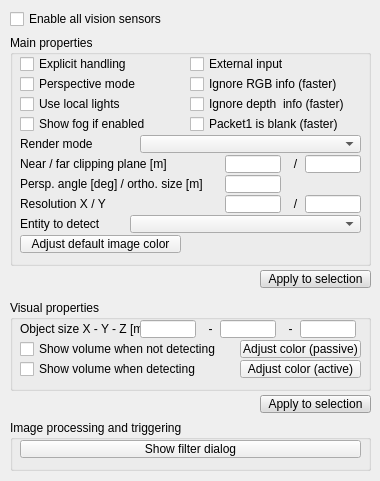
<?xml version="1.0" encoding="UTF-8"?>
<ui version="4.0">
 <class>CQDlgVisionSensors</class>
 <widget class="QDialog" name="CQDlgVisionSensors">
  <property name="geometry">
   <rect>
    <x>0</x>
    <y>0</y>
    <width>380</width>
    <height>481</height>
   </rect>
  </property>
  <property name="windowTitle">
   <string>Vision Sensor Properties</string>
  </property>
  <property name="locale">
   <locale language="English" country="UnitedStates"/>
  </property>
  <widget class="QCheckBox" name="qqEnabled">
   <property name="geometry">
    <rect>
     <x>10</x>
     <y>10</y>
     <width>201</width>
     <height>18</height>
    </rect>
   </property>
   <property name="focusPolicy">
    <enum>Qt::StrongFocus</enum>
   </property>
   <property name="text">
    <string>Enable all vision sensors</string>
   </property>
  </widget>
  <widget class="QGroupBox" name="groupBox">
   <property name="geometry">
    <rect>
     <x>10</x>
     <y>35</y>
     <width>361</width>
     <height>231</height>
    </rect>
   </property>
   <property name="title">
    <string>Main properties</string>
   </property>
   <property name="flat">
    <bool>false</bool>
   </property>
   <widget class="QCheckBox" name="qqExplicitHandling">
    <property name="geometry">
     <rect>
      <x>10</x>
      <y>20</y>
      <width>171</width>
      <height>18</height>
     </rect>
    </property>
    <property name="focusPolicy">
     <enum>Qt::StrongFocus</enum>
    </property>
    <property name="text">
     <string>Explicit handling</string>
    </property>
   </widget>
   <widget class="QCheckBox" name="qqExternalInput">
    <property name="geometry">
     <rect>
      <x>180</x>
      <y>20</y>
      <width>171</width>
      <height>18</height>
     </rect>
    </property>
    <property name="focusPolicy">
     <enum>Qt::StrongFocus</enum>
    </property>
    <property name="text">
     <string>External input</string>
    </property>
   </widget>
   <widget class="QCheckBox" name="qqPerspective">
    <property name="geometry">
     <rect>
      <x>10</x>
      <y>40</y>
      <width>171</width>
      <height>18</height>
     </rect>
    </property>
    <property name="focusPolicy">
     <enum>Qt::StrongFocus</enum>
    </property>
    <property name="text">
     <string>Perspective mode</string>
    </property>
   </widget>
   <widget class="QCheckBox" name="qqLocalLights">
    <property name="geometry">
     <rect>
      <x>10</x>
      <y>60</y>
      <width>151</width>
      <height>18</height>
     </rect>
    </property>
    <property name="focusPolicy">
     <enum>Qt::StrongFocus</enum>
    </property>
    <property name="text">
     <string>Use local lights</string>
    </property>
   </widget>
   <widget class="QCheckBox" name="qqShowFog">
    <property name="geometry">
     <rect>
      <x>10</x>
      <y>80</y>
      <width>161</width>
      <height>18</height>
     </rect>
    </property>
    <property name="focusPolicy">
     <enum>Qt::StrongFocus</enum>
    </property>
    <property name="text">
     <string>Show fog if enabled</string>
    </property>
   </widget>
   <widget class="QLabel" name="label">
    <property name="geometry">
     <rect>
      <x>10</x>
      <y>120</y>
      <width>151</width>
      <height>18</height>
     </rect>
    </property>
    <property name="text">
     <string>Near / far clipping plane [m]</string>
    </property>
   </widget>
   <widget class="QLineEdit" name="qqNearPlane">
    <property name="geometry">
     <rect>
      <x>215</x>
      <y>120</y>
      <width>56</width>
      <height>18</height>
     </rect>
    </property>
   </widget>
   <widget class="QLineEdit" name="qqFarPlane">
    <property name="geometry">
     <rect>
      <x>295</x>
      <y>120</y>
      <width>56</width>
      <height>18</height>
     </rect>
    </property>
   </widget>
   <widget class="QLabel" name="label_2">
    <property name="geometry">
     <rect>
      <x>275</x>
      <y>120</y>
      <width>21</width>
      <height>18</height>
     </rect>
    </property>
    <property name="text">
     <string>/</string>
    </property>
    <property name="alignment">
     <set>Qt::AlignCenter</set>
    </property>
   </widget>
   <widget class="QLineEdit" name="qqPerspectiveAngleOrOrthographicSize">
    <property name="geometry">
     <rect>
      <x>215</x>
      <y>140</y>
      <width>56</width>
      <height>18</height>
     </rect>
    </property>
   </widget>
   <widget class="QLabel" name="label_3">
    <property name="geometry">
     <rect>
      <x>10</x>
      <y>140</y>
      <width>201</width>
      <height>18</height>
     </rect>
    </property>
    <property name="text">
     <string>Persp. angle [deg] / ortho. size [m]</string>
    </property>
   </widget>
   <widget class="QLineEdit" name="qqResX">
    <property name="geometry">
     <rect>
      <x>215</x>
      <y>160</y>
      <width>56</width>
      <height>18</height>
     </rect>
    </property>
   </widget>
   <widget class="QLabel" name="label_4">
    <property name="geometry">
     <rect>
      <x>275</x>
      <y>160</y>
      <width>21</width>
      <height>18</height>
     </rect>
    </property>
    <property name="text">
     <string>/</string>
    </property>
    <property name="alignment">
     <set>Qt::AlignCenter</set>
    </property>
   </widget>
   <widget class="QLineEdit" name="qqResY">
    <property name="geometry">
     <rect>
      <x>295</x>
      <y>160</y>
      <width>56</width>
      <height>18</height>
     </rect>
    </property>
   </widget>
   <widget class="QLabel" name="label_5">
    <property name="geometry">
     <rect>
      <x>10</x>
      <y>160</y>
      <width>151</width>
      <height>18</height>
     </rect>
    </property>
    <property name="text">
     <string>Resolution X / Y</string>
    </property>
   </widget>
   <widget class="QToolButton" name="qqAdjustImageColor">
    <property name="geometry">
     <rect>
      <x>10</x>
      <y>200</y>
      <width>161</width>
      <height>18</height>
     </rect>
    </property>
    <property name="focusPolicy">
     <enum>Qt::StrongFocus</enum>
    </property>
    <property name="text">
     <string>Adjust default image color</string>
    </property>
   </widget>
   <widget class="QCheckBox" name="qqIgnoreRGB">
    <property name="geometry">
     <rect>
      <x>180</x>
      <y>40</y>
      <width>171</width>
      <height>18</height>
     </rect>
    </property>
    <property name="focusPolicy">
     <enum>Qt::StrongFocus</enum>
    </property>
    <property name="text">
     <string>Ignore RGB info (faster)</string>
    </property>
   </widget>
   <widget class="QCheckBox" name="qqIgnoreDepth">
    <property name="geometry">
     <rect>
      <x>180</x>
      <y>60</y>
      <width>171</width>
      <height>18</height>
     </rect>
    </property>
    <property name="focusPolicy">
     <enum>Qt::StrongFocus</enum>
    </property>
    <property name="text">
     <string>Ignore depth  info (faster)</string>
    </property>
   </widget>
   <widget class="QCheckBox" name="qqIgnorePacket1">
    <property name="geometry">
     <rect>
      <x>180</x>
      <y>80</y>
      <width>171</width>
      <height>18</height>
     </rect>
    </property>
    <property name="focusPolicy">
     <enum>Qt::StrongFocus</enum>
    </property>
    <property name="text">
     <string>Packet1 is blank (faster)</string>
    </property>
   </widget>
   <widget class="QLabel" name="label_9">
    <property name="geometry">
     <rect>
      <x>10</x>
      <y>100</y>
      <width>91</width>
      <height>18</height>
     </rect>
    </property>
    <property name="text">
     <string>Render mode</string>
    </property>
   </widget>
   <widget class="QComboBox" name="qqRenderModeCombo">
    <property name="geometry">
     <rect>
      <x>130</x>
      <y>100</y>
      <width>221</width>
      <height>18</height>
     </rect>
    </property>
   </widget>
   <widget class="QComboBox" name="qqEntityCombo">
    <property name="geometry">
     <rect>
      <x>120</x>
      <y>180</y>
      <width>231</width>
      <height>18</height>
     </rect>
    </property>
   </widget>
   <widget class="QLabel" name="label_10">
    <property name="geometry">
     <rect>
      <x>10</x>
      <y>180</y>
      <width>101</width>
      <height>18</height>
     </rect>
    </property>
    <property name="text">
     <string>Entity to detect</string>
    </property>
   </widget>
  </widget>
  <widget class="QGroupBox" name="groupBox_3">
   <property name="geometry">
    <rect>
     <x>10</x>
     <y>420</y>
     <width>361</width>
     <height>51</height>
    </rect>
   </property>
   <property name="title">
    <string>Image processing and triggering</string>
   </property>
   <property name="flat">
    <bool>false</bool>
   </property>
   <widget class="QToolButton" name="qqAdjustFilters">
    <property name="geometry">
     <rect>
      <x>10</x>
      <y>20</y>
      <width>341</width>
      <height>18</height>
     </rect>
    </property>
    <property name="focusPolicy">
     <enum>Qt::StrongFocus</enum>
    </property>
    <property name="text">
     <string>Show filter dialog</string>
    </property>
    <property name="checkable">
     <bool>true</bool>
    </property>
   </widget>
  </widget>
  <widget class="QGroupBox" name="groupBox_4">
   <property name="geometry">
    <rect>
     <x>10</x>
     <y>300</y>
     <width>361</width>
     <height>91</height>
    </rect>
   </property>
   <property name="title">
    <string>Visual properties</string>
   </property>
   <property name="flat">
    <bool>false</bool>
   </property>
   <widget class="QToolButton" name="qqCasingColorPassive">
    <property name="geometry">
     <rect>
      <x>230</x>
      <y>40</y>
      <width>121</width>
      <height>18</height>
     </rect>
    </property>
    <property name="focusPolicy">
     <enum>Qt::StrongFocus</enum>
    </property>
    <property name="text">
     <string>Adjust color (passive)</string>
    </property>
   </widget>
   <widget class="QToolButton" name="qqCasingColorActive">
    <property name="geometry">
     <rect>
      <x>230</x>
      <y>60</y>
      <width>121</width>
      <height>18</height>
     </rect>
    </property>
    <property name="focusPolicy">
     <enum>Qt::StrongFocus</enum>
    </property>
    <property name="text">
     <string>Adjust color (active)</string>
    </property>
   </widget>
   <widget class="QCheckBox" name="qqShowDetecting">
    <property name="geometry">
     <rect>
      <x>10</x>
      <y>60</y>
      <width>211</width>
      <height>18</height>
     </rect>
    </property>
    <property name="focusPolicy">
     <enum>Qt::StrongFocus</enum>
    </property>
    <property name="text">
     <string>Show volume when detecting</string>
    </property>
   </widget>
   <widget class="QCheckBox" name="qqShowNotDetecting">
    <property name="geometry">
     <rect>
      <x>10</x>
      <y>40</y>
      <width>211</width>
      <height>18</height>
     </rect>
    </property>
    <property name="focusPolicy">
     <enum>Qt::StrongFocus</enum>
    </property>
    <property name="text">
     <string>Show volume when not detecting</string>
    </property>
   </widget>
   <widget class="QLineEdit" name="qqSizeZ">
    <property name="geometry">
     <rect>
      <x>290</x>
      <y>20</y>
      <width>56</width>
      <height>18</height>
     </rect>
    </property>
   </widget>
   <widget class="QLineEdit" name="qqSizeY">
    <property name="geometry">
     <rect>
      <x>210</x>
      <y>20</y>
      <width>56</width>
      <height>18</height>
     </rect>
    </property>
   </widget>
   <widget class="QLabel" name="label_8">
    <property name="geometry">
     <rect>
      <x>190</x>
      <y>20</y>
      <width>21</width>
      <height>18</height>
     </rect>
    </property>
    <property name="text">
     <string>-</string>
    </property>
    <property name="alignment">
     <set>Qt::AlignCenter</set>
    </property>
   </widget>
   <widget class="QLabel" name="label_6">
    <property name="geometry">
     <rect>
      <x>10</x>
      <y>20</y>
      <width>121</width>
      <height>18</height>
     </rect>
    </property>
    <property name="text">
     <string>Object size X - Y - Z [m]</string>
    </property>
   </widget>
   <widget class="QLineEdit" name="qqSizeX">
    <property name="geometry">
     <rect>
      <x>130</x>
      <y>20</y>
      <width>56</width>
      <height>18</height>
     </rect>
    </property>
   </widget>
   <widget class="QLabel" name="label_7">
    <property name="geometry">
     <rect>
      <x>270</x>
      <y>20</y>
      <width>21</width>
      <height>18</height>
     </rect>
    </property>
    <property name="text">
     <string>-</string>
    </property>
    <property name="alignment">
     <set>Qt::AlignCenter</set>
    </property>
   </widget>
  </widget>
  <widget class="QToolButton" name="qqApplyMainProperties">
   <property name="geometry">
    <rect>
     <x>260</x>
     <y>270</y>
     <width>111</width>
     <height>18</height>
    </rect>
   </property>
   <property name="palette">
    <palette>
     <active>
      <colorrole role="WindowText">
       <brush brushstyle="SolidPattern">
        <color alpha="255">
         <red>0</red>
         <green>0</green>
         <blue>0</blue>
        </color>
       </brush>
      </colorrole>
      <colorrole role="Button">
       <brush brushstyle="SolidPattern">
        <color alpha="255">
         <red>220</red>
         <green>220</green>
         <blue>220</blue>
        </color>
       </brush>
      </colorrole>
      <colorrole role="Light">
       <brush brushstyle="SolidPattern">
        <color alpha="255">
         <red>255</red>
         <green>255</green>
         <blue>255</blue>
        </color>
       </brush>
      </colorrole>
      <colorrole role="Midlight">
       <brush brushstyle="SolidPattern">
        <color alpha="255">
         <red>237</red>
         <green>237</green>
         <blue>237</blue>
        </color>
       </brush>
      </colorrole>
      <colorrole role="Dark">
       <brush brushstyle="SolidPattern">
        <color alpha="255">
         <red>110</red>
         <green>110</green>
         <blue>110</blue>
        </color>
       </brush>
      </colorrole>
      <colorrole role="Mid">
       <brush brushstyle="SolidPattern">
        <color alpha="255">
         <red>147</red>
         <green>147</green>
         <blue>147</blue>
        </color>
       </brush>
      </colorrole>
      <colorrole role="Text">
       <brush brushstyle="SolidPattern">
        <color alpha="255">
         <red>0</red>
         <green>0</green>
         <blue>0</blue>
        </color>
       </brush>
      </colorrole>
      <colorrole role="BrightText">
       <brush brushstyle="SolidPattern">
        <color alpha="255">
         <red>255</red>
         <green>255</green>
         <blue>255</blue>
        </color>
       </brush>
      </colorrole>
      <colorrole role="ButtonText">
       <brush brushstyle="SolidPattern">
        <color alpha="255">
         <red>0</red>
         <green>0</green>
         <blue>0</blue>
        </color>
       </brush>
      </colorrole>
      <colorrole role="Base">
       <brush brushstyle="SolidPattern">
        <color alpha="255">
         <red>255</red>
         <green>255</green>
         <blue>255</blue>
        </color>
       </brush>
      </colorrole>
      <colorrole role="Window">
       <brush brushstyle="SolidPattern">
        <color alpha="255">
         <red>220</red>
         <green>220</green>
         <blue>220</blue>
        </color>
       </brush>
      </colorrole>
      <colorrole role="Shadow">
       <brush brushstyle="SolidPattern">
        <color alpha="255">
         <red>0</red>
         <green>0</green>
         <blue>0</blue>
        </color>
       </brush>
      </colorrole>
      <colorrole role="AlternateBase">
       <brush brushstyle="SolidPattern">
        <color alpha="255">
         <red>237</red>
         <green>237</green>
         <blue>237</blue>
        </color>
       </brush>
      </colorrole>
      <colorrole role="ToolTipBase">
       <brush brushstyle="SolidPattern">
        <color alpha="255">
         <red>255</red>
         <green>255</green>
         <blue>220</blue>
        </color>
       </brush>
      </colorrole>
      <colorrole role="ToolTipText">
       <brush brushstyle="SolidPattern">
        <color alpha="255">
         <red>0</red>
         <green>0</green>
         <blue>0</blue>
        </color>
       </brush>
      </colorrole>
     </active>
     <inactive>
      <colorrole role="WindowText">
       <brush brushstyle="SolidPattern">
        <color alpha="255">
         <red>0</red>
         <green>0</green>
         <blue>0</blue>
        </color>
       </brush>
      </colorrole>
      <colorrole role="Button">
       <brush brushstyle="SolidPattern">
        <color alpha="255">
         <red>220</red>
         <green>220</green>
         <blue>220</blue>
        </color>
       </brush>
      </colorrole>
      <colorrole role="Light">
       <brush brushstyle="SolidPattern">
        <color alpha="255">
         <red>255</red>
         <green>255</green>
         <blue>255</blue>
        </color>
       </brush>
      </colorrole>
      <colorrole role="Midlight">
       <brush brushstyle="SolidPattern">
        <color alpha="255">
         <red>237</red>
         <green>237</green>
         <blue>237</blue>
        </color>
       </brush>
      </colorrole>
      <colorrole role="Dark">
       <brush brushstyle="SolidPattern">
        <color alpha="255">
         <red>110</red>
         <green>110</green>
         <blue>110</blue>
        </color>
       </brush>
      </colorrole>
      <colorrole role="Mid">
       <brush brushstyle="SolidPattern">
        <color alpha="255">
         <red>147</red>
         <green>147</green>
         <blue>147</blue>
        </color>
       </brush>
      </colorrole>
      <colorrole role="Text">
       <brush brushstyle="SolidPattern">
        <color alpha="255">
         <red>0</red>
         <green>0</green>
         <blue>0</blue>
        </color>
       </brush>
      </colorrole>
      <colorrole role="BrightText">
       <brush brushstyle="SolidPattern">
        <color alpha="255">
         <red>255</red>
         <green>255</green>
         <blue>255</blue>
        </color>
       </brush>
      </colorrole>
      <colorrole role="ButtonText">
       <brush brushstyle="SolidPattern">
        <color alpha="255">
         <red>0</red>
         <green>0</green>
         <blue>0</blue>
        </color>
       </brush>
      </colorrole>
      <colorrole role="Base">
       <brush brushstyle="SolidPattern">
        <color alpha="255">
         <red>255</red>
         <green>255</green>
         <blue>255</blue>
        </color>
       </brush>
      </colorrole>
      <colorrole role="Window">
       <brush brushstyle="SolidPattern">
        <color alpha="255">
         <red>220</red>
         <green>220</green>
         <blue>220</blue>
        </color>
       </brush>
      </colorrole>
      <colorrole role="Shadow">
       <brush brushstyle="SolidPattern">
        <color alpha="255">
         <red>0</red>
         <green>0</green>
         <blue>0</blue>
        </color>
       </brush>
      </colorrole>
      <colorrole role="AlternateBase">
       <brush brushstyle="SolidPattern">
        <color alpha="255">
         <red>237</red>
         <green>237</green>
         <blue>237</blue>
        </color>
       </brush>
      </colorrole>
      <colorrole role="ToolTipBase">
       <brush brushstyle="SolidPattern">
        <color alpha="255">
         <red>255</red>
         <green>255</green>
         <blue>220</blue>
        </color>
       </brush>
      </colorrole>
      <colorrole role="ToolTipText">
       <brush brushstyle="SolidPattern">
        <color alpha="255">
         <red>0</red>
         <green>0</green>
         <blue>0</blue>
        </color>
       </brush>
      </colorrole>
     </inactive>
     <disabled>
      <colorrole role="WindowText">
       <brush brushstyle="SolidPattern">
        <color alpha="255">
         <red>110</red>
         <green>110</green>
         <blue>110</blue>
        </color>
       </brush>
      </colorrole>
      <colorrole role="Button">
       <brush brushstyle="SolidPattern">
        <color alpha="255">
         <red>220</red>
         <green>220</green>
         <blue>220</blue>
        </color>
       </brush>
      </colorrole>
      <colorrole role="Light">
       <brush brushstyle="SolidPattern">
        <color alpha="255">
         <red>255</red>
         <green>255</green>
         <blue>255</blue>
        </color>
       </brush>
      </colorrole>
      <colorrole role="Midlight">
       <brush brushstyle="SolidPattern">
        <color alpha="255">
         <red>237</red>
         <green>237</green>
         <blue>237</blue>
        </color>
       </brush>
      </colorrole>
      <colorrole role="Dark">
       <brush brushstyle="SolidPattern">
        <color alpha="255">
         <red>110</red>
         <green>110</green>
         <blue>110</blue>
        </color>
       </brush>
      </colorrole>
      <colorrole role="Mid">
       <brush brushstyle="SolidPattern">
        <color alpha="255">
         <red>147</red>
         <green>147</green>
         <blue>147</blue>
        </color>
       </brush>
      </colorrole>
      <colorrole role="Text">
       <brush brushstyle="SolidPattern">
        <color alpha="255">
         <red>110</red>
         <green>110</green>
         <blue>110</blue>
        </color>
       </brush>
      </colorrole>
      <colorrole role="BrightText">
       <brush brushstyle="SolidPattern">
        <color alpha="255">
         <red>255</red>
         <green>255</green>
         <blue>255</blue>
        </color>
       </brush>
      </colorrole>
      <colorrole role="ButtonText">
       <brush brushstyle="SolidPattern">
        <color alpha="255">
         <red>110</red>
         <green>110</green>
         <blue>110</blue>
        </color>
       </brush>
      </colorrole>
      <colorrole role="Base">
       <brush brushstyle="SolidPattern">
        <color alpha="255">
         <red>220</red>
         <green>220</green>
         <blue>220</blue>
        </color>
       </brush>
      </colorrole>
      <colorrole role="Window">
       <brush brushstyle="SolidPattern">
        <color alpha="255">
         <red>220</red>
         <green>220</green>
         <blue>220</blue>
        </color>
       </brush>
      </colorrole>
      <colorrole role="Shadow">
       <brush brushstyle="SolidPattern">
        <color alpha="255">
         <red>0</red>
         <green>0</green>
         <blue>0</blue>
        </color>
       </brush>
      </colorrole>
      <colorrole role="AlternateBase">
       <brush brushstyle="SolidPattern">
        <color alpha="255">
         <red>220</red>
         <green>220</green>
         <blue>220</blue>
        </color>
       </brush>
      </colorrole>
      <colorrole role="ToolTipBase">
       <brush brushstyle="SolidPattern">
        <color alpha="255">
         <red>255</red>
         <green>255</green>
         <blue>220</blue>
        </color>
       </brush>
      </colorrole>
      <colorrole role="ToolTipText">
       <brush brushstyle="SolidPattern">
        <color alpha="255">
         <red>0</red>
         <green>0</green>
         <blue>0</blue>
        </color>
       </brush>
      </colorrole>
     </disabled>
    </palette>
   </property>
   <property name="focusPolicy">
    <enum>Qt::StrongFocus</enum>
   </property>
   <property name="text">
    <string>Apply to selection</string>
   </property>
  </widget>
  <widget class="QToolButton" name="qqApplyColors">
   <property name="geometry">
    <rect>
     <x>260</x>
     <y>395</y>
     <width>111</width>
     <height>18</height>
    </rect>
   </property>
   <property name="palette">
    <palette>
     <active>
      <colorrole role="WindowText">
       <brush brushstyle="SolidPattern">
        <color alpha="255">
         <red>0</red>
         <green>0</green>
         <blue>0</blue>
        </color>
       </brush>
      </colorrole>
      <colorrole role="Button">
       <brush brushstyle="SolidPattern">
        <color alpha="255">
         <red>220</red>
         <green>220</green>
         <blue>220</blue>
        </color>
       </brush>
      </colorrole>
      <colorrole role="Light">
       <brush brushstyle="SolidPattern">
        <color alpha="255">
         <red>255</red>
         <green>255</green>
         <blue>255</blue>
        </color>
       </brush>
      </colorrole>
      <colorrole role="Midlight">
       <brush brushstyle="SolidPattern">
        <color alpha="255">
         <red>237</red>
         <green>237</green>
         <blue>237</blue>
        </color>
       </brush>
      </colorrole>
      <colorrole role="Dark">
       <brush brushstyle="SolidPattern">
        <color alpha="255">
         <red>110</red>
         <green>110</green>
         <blue>110</blue>
        </color>
       </brush>
      </colorrole>
      <colorrole role="Mid">
       <brush brushstyle="SolidPattern">
        <color alpha="255">
         <red>147</red>
         <green>147</green>
         <blue>147</blue>
        </color>
       </brush>
      </colorrole>
      <colorrole role="Text">
       <brush brushstyle="SolidPattern">
        <color alpha="255">
         <red>0</red>
         <green>0</green>
         <blue>0</blue>
        </color>
       </brush>
      </colorrole>
      <colorrole role="BrightText">
       <brush brushstyle="SolidPattern">
        <color alpha="255">
         <red>255</red>
         <green>255</green>
         <blue>255</blue>
        </color>
       </brush>
      </colorrole>
      <colorrole role="ButtonText">
       <brush brushstyle="SolidPattern">
        <color alpha="255">
         <red>0</red>
         <green>0</green>
         <blue>0</blue>
        </color>
       </brush>
      </colorrole>
      <colorrole role="Base">
       <brush brushstyle="SolidPattern">
        <color alpha="255">
         <red>255</red>
         <green>255</green>
         <blue>255</blue>
        </color>
       </brush>
      </colorrole>
      <colorrole role="Window">
       <brush brushstyle="SolidPattern">
        <color alpha="255">
         <red>220</red>
         <green>220</green>
         <blue>220</blue>
        </color>
       </brush>
      </colorrole>
      <colorrole role="Shadow">
       <brush brushstyle="SolidPattern">
        <color alpha="255">
         <red>0</red>
         <green>0</green>
         <blue>0</blue>
        </color>
       </brush>
      </colorrole>
      <colorrole role="AlternateBase">
       <brush brushstyle="SolidPattern">
        <color alpha="255">
         <red>237</red>
         <green>237</green>
         <blue>237</blue>
        </color>
       </brush>
      </colorrole>
      <colorrole role="ToolTipBase">
       <brush brushstyle="SolidPattern">
        <color alpha="255">
         <red>255</red>
         <green>255</green>
         <blue>220</blue>
        </color>
       </brush>
      </colorrole>
      <colorrole role="ToolTipText">
       <brush brushstyle="SolidPattern">
        <color alpha="255">
         <red>0</red>
         <green>0</green>
         <blue>0</blue>
        </color>
       </brush>
      </colorrole>
     </active>
     <inactive>
      <colorrole role="WindowText">
       <brush brushstyle="SolidPattern">
        <color alpha="255">
         <red>0</red>
         <green>0</green>
         <blue>0</blue>
        </color>
       </brush>
      </colorrole>
      <colorrole role="Button">
       <brush brushstyle="SolidPattern">
        <color alpha="255">
         <red>220</red>
         <green>220</green>
         <blue>220</blue>
        </color>
       </brush>
      </colorrole>
      <colorrole role="Light">
       <brush brushstyle="SolidPattern">
        <color alpha="255">
         <red>255</red>
         <green>255</green>
         <blue>255</blue>
        </color>
       </brush>
      </colorrole>
      <colorrole role="Midlight">
       <brush brushstyle="SolidPattern">
        <color alpha="255">
         <red>237</red>
         <green>237</green>
         <blue>237</blue>
        </color>
       </brush>
      </colorrole>
      <colorrole role="Dark">
       <brush brushstyle="SolidPattern">
        <color alpha="255">
         <red>110</red>
         <green>110</green>
         <blue>110</blue>
        </color>
       </brush>
      </colorrole>
      <colorrole role="Mid">
       <brush brushstyle="SolidPattern">
        <color alpha="255">
         <red>147</red>
         <green>147</green>
         <blue>147</blue>
        </color>
       </brush>
      </colorrole>
      <colorrole role="Text">
       <brush brushstyle="SolidPattern">
        <color alpha="255">
         <red>0</red>
         <green>0</green>
         <blue>0</blue>
        </color>
       </brush>
      </colorrole>
      <colorrole role="BrightText">
       <brush brushstyle="SolidPattern">
        <color alpha="255">
         <red>255</red>
         <green>255</green>
         <blue>255</blue>
        </color>
       </brush>
      </colorrole>
      <colorrole role="ButtonText">
       <brush brushstyle="SolidPattern">
        <color alpha="255">
         <red>0</red>
         <green>0</green>
         <blue>0</blue>
        </color>
       </brush>
      </colorrole>
      <colorrole role="Base">
       <brush brushstyle="SolidPattern">
        <color alpha="255">
         <red>255</red>
         <green>255</green>
         <blue>255</blue>
        </color>
       </brush>
      </colorrole>
      <colorrole role="Window">
       <brush brushstyle="SolidPattern">
        <color alpha="255">
         <red>220</red>
         <green>220</green>
         <blue>220</blue>
        </color>
       </brush>
      </colorrole>
      <colorrole role="Shadow">
       <brush brushstyle="SolidPattern">
        <color alpha="255">
         <red>0</red>
         <green>0</green>
         <blue>0</blue>
        </color>
       </brush>
      </colorrole>
      <colorrole role="AlternateBase">
       <brush brushstyle="SolidPattern">
        <color alpha="255">
         <red>237</red>
         <green>237</green>
         <blue>237</blue>
        </color>
       </brush>
      </colorrole>
      <colorrole role="ToolTipBase">
       <brush brushstyle="SolidPattern">
        <color alpha="255">
         <red>255</red>
         <green>255</green>
         <blue>220</blue>
        </color>
       </brush>
      </colorrole>
      <colorrole role="ToolTipText">
       <brush brushstyle="SolidPattern">
        <color alpha="255">
         <red>0</red>
         <green>0</green>
         <blue>0</blue>
        </color>
       </brush>
      </colorrole>
     </inactive>
     <disabled>
      <colorrole role="WindowText">
       <brush brushstyle="SolidPattern">
        <color alpha="255">
         <red>110</red>
         <green>110</green>
         <blue>110</blue>
        </color>
       </brush>
      </colorrole>
      <colorrole role="Button">
       <brush brushstyle="SolidPattern">
        <color alpha="255">
         <red>220</red>
         <green>220</green>
         <blue>220</blue>
        </color>
       </brush>
      </colorrole>
      <colorrole role="Light">
       <brush brushstyle="SolidPattern">
        <color alpha="255">
         <red>255</red>
         <green>255</green>
         <blue>255</blue>
        </color>
       </brush>
      </colorrole>
      <colorrole role="Midlight">
       <brush brushstyle="SolidPattern">
        <color alpha="255">
         <red>237</red>
         <green>237</green>
         <blue>237</blue>
        </color>
       </brush>
      </colorrole>
      <colorrole role="Dark">
       <brush brushstyle="SolidPattern">
        <color alpha="255">
         <red>110</red>
         <green>110</green>
         <blue>110</blue>
        </color>
       </brush>
      </colorrole>
      <colorrole role="Mid">
       <brush brushstyle="SolidPattern">
        <color alpha="255">
         <red>147</red>
         <green>147</green>
         <blue>147</blue>
        </color>
       </brush>
      </colorrole>
      <colorrole role="Text">
       <brush brushstyle="SolidPattern">
        <color alpha="255">
         <red>110</red>
         <green>110</green>
         <blue>110</blue>
        </color>
       </brush>
      </colorrole>
      <colorrole role="BrightText">
       <brush brushstyle="SolidPattern">
        <color alpha="255">
         <red>255</red>
         <green>255</green>
         <blue>255</blue>
        </color>
       </brush>
      </colorrole>
      <colorrole role="ButtonText">
       <brush brushstyle="SolidPattern">
        <color alpha="255">
         <red>110</red>
         <green>110</green>
         <blue>110</blue>
        </color>
       </brush>
      </colorrole>
      <colorrole role="Base">
       <brush brushstyle="SolidPattern">
        <color alpha="255">
         <red>220</red>
         <green>220</green>
         <blue>220</blue>
        </color>
       </brush>
      </colorrole>
      <colorrole role="Window">
       <brush brushstyle="SolidPattern">
        <color alpha="255">
         <red>220</red>
         <green>220</green>
         <blue>220</blue>
        </color>
       </brush>
      </colorrole>
      <colorrole role="Shadow">
       <brush brushstyle="SolidPattern">
        <color alpha="255">
         <red>0</red>
         <green>0</green>
         <blue>0</blue>
        </color>
       </brush>
      </colorrole>
      <colorrole role="AlternateBase">
       <brush brushstyle="SolidPattern">
        <color alpha="255">
         <red>220</red>
         <green>220</green>
         <blue>220</blue>
        </color>
       </brush>
      </colorrole>
      <colorrole role="ToolTipBase">
       <brush brushstyle="SolidPattern">
        <color alpha="255">
         <red>255</red>
         <green>255</green>
         <blue>220</blue>
        </color>
       </brush>
      </colorrole>
      <colorrole role="ToolTipText">
       <brush brushstyle="SolidPattern">
        <color alpha="255">
         <red>0</red>
         <green>0</green>
         <blue>0</blue>
        </color>
       </brush>
      </colorrole>
     </disabled>
    </palette>
   </property>
   <property name="focusPolicy">
    <enum>Qt::StrongFocus</enum>
   </property>
   <property name="text">
    <string>Apply to selection</string>
   </property>
  </widget>
 </widget>
 <tabstops>
  <tabstop>qqEnabled</tabstop>
  <tabstop>qqExplicitHandling</tabstop>
  <tabstop>qqExternalInput</tabstop>
  <tabstop>qqPerspective</tabstop>
  <tabstop>qqIgnoreRGB</tabstop>
  <tabstop>qqLocalLights</tabstop>
  <tabstop>qqIgnoreDepth</tabstop>
  <tabstop>qqShowFog</tabstop>
  <tabstop>qqIgnorePacket1</tabstop>
  <tabstop>qqRenderModeCombo</tabstop>
  <tabstop>qqNearPlane</tabstop>
  <tabstop>qqFarPlane</tabstop>
  <tabstop>qqPerspectiveAngleOrOrthographicSize</tabstop>
  <tabstop>qqResX</tabstop>
  <tabstop>qqResY</tabstop>
  <tabstop>qqEntityCombo</tabstop>
  <tabstop>qqAdjustImageColor</tabstop>
  <tabstop>qqApplyMainProperties</tabstop>
  <tabstop>qqSizeX</tabstop>
  <tabstop>qqSizeY</tabstop>
  <tabstop>qqSizeZ</tabstop>
  <tabstop>qqShowNotDetecting</tabstop>
  <tabstop>qqShowDetecting</tabstop>
  <tabstop>qqCasingColorPassive</tabstop>
  <tabstop>qqCasingColorActive</tabstop>
  <tabstop>qqApplyColors</tabstop>
  <tabstop>qqAdjustFilters</tabstop>
 </tabstops>
 <resources/>
 <connections/>
</ui>
